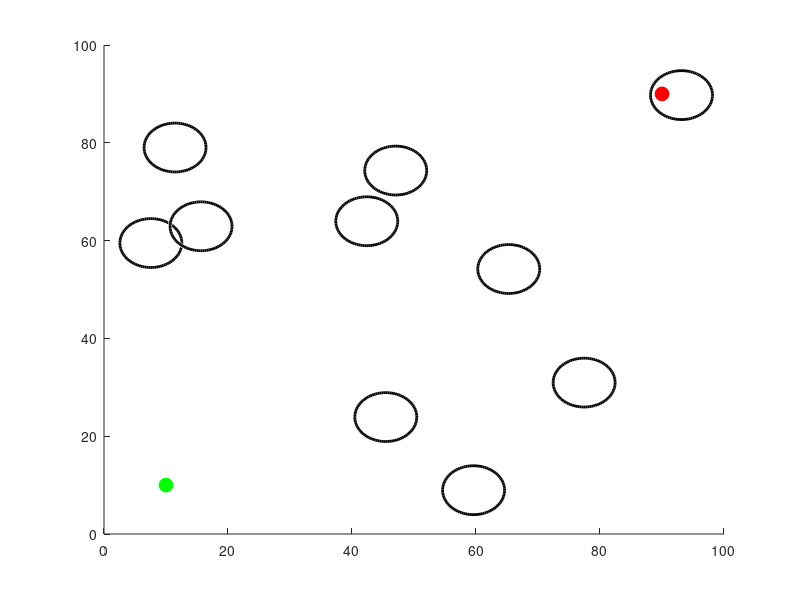

The MATLAB source for this figure: (Note: this script raises an error after producing the figure.)
% Bi-directional RRT* in 2D

% Clear environment
clear;
clc;
close all;

% Parameters
start = [10, 10];
goal = [90, 90];
step_size = 5;
goal_sample_rate = 0.05;
max_iter = 500;
x_lim = [0, 100];
y_lim = [0, 100];
radius = 10;

% Obstacle parameters
num_obstacles = 10;
obstacle_radius = 5;

% Node structure
node_start = struct('pos', start, 'parent', [], 'cost', 0);
node_goal = struct('pos', goal, 'parent', [], 'cost', 0);

% Initialize trees
tree_start = node_start;
tree_goal = node_goal;

% Plotting setup
figure;
hold on;
xlim(x_lim);
ylim(y_lim);
plot(start(1), start(2), 'go', 'MarkerSize', 10, 'MarkerFaceColor', 'g');
plot(goal(1), goal(2), 'ro', 'MarkerSize', 10, 'MarkerFaceColor', 'r');

% Generate obstacles
obstacles = struct('center', {}, 'radius', {});
for i = 1:num_obstacles
    obstacles(i).center = [rand * (x_lim(2) - x_lim(1)), rand * (y_lim(2) - y_lim(1))];
    obstacles(i).radius = obstacle_radius;
    viscircles(obstacles(i).center, obstacles(i).radius, 'EdgeColor', 'k');
end

% Main loop
for i = 1:max_iter
    % Random sampling
    if rand < goal_sample_rate
        rand_point = goal;
    else
        rand_point = [rand * (x_lim(2) - x_lim(1)), rand * (y_lim(2) - y_lim(1))];
    end
    
    % Extend start tree
    idx_start = nearest(tree_start, rand_point);
    new_point_start = steer(tree_start(idx_start).pos, rand_point, step_size);
    
    % Check for collisions with obstacles
    if ~in_collision(new_point_start, obstacles)
        % Extend goal tree
        idx_goal = nearest(tree_goal, new_point_start);
        new_point_goal = steer(tree_goal(idx_goal).pos, new_point_start, step_size);
        
        if ~in_collision(new_point_goal, obstacles)
            % Add new nodes to trees
            if within_radius(tree_start(idx_start).pos, new_point_start, step_size)
                new_node_start = struct('pos', new_point_start, 'parent', idx_start, 'cost', tree_start(idx_start).cost + dist(tree_start(idx_start).pos, new_point_start));
                tree_start(end + 1) = new_node_start;
                plot([tree_start(idx_start).pos(1), new_point_start(1)], [tree_start(idx_start).pos(2), new_point_start(2)], 'b');
                drawnow;
            end
            
            if within_radius(tree_goal(idx_goal).pos, new_point_goal, step_size)
                new_node_goal = struct('pos', new_point_goal, 'parent', idx_goal, 'cost', tree_goal(idx_goal).cost + dist(tree_goal(idx_goal).pos, new_point_goal));
                tree_goal(end + 1) = new_node_goal;
                plot([tree_goal(idx_goal).pos(1), new_point_goal(1)], [tree_goal(idx_goal).pos(2), new_point_goal(2)], 'r');
                drawnow;
            end
            
            % Check for connection
            if within_radius(new_point_start, new_point_goal, step_size)
                disp('Path found!');
                
                % Trace path from start to goal
                path_start = [new_point_start];
                path_goal = [new_point_goal];
                
                idx = length(tree_start);
                while ~isempty(tree_start(idx).parent)
                    path_start = [tree_start(idx).pos; path_start];
                    idx = tree_start(idx).parent;
                end
                
                idx = length(tree_goal);
                while ~isempty(tree_goal(idx).parent)
                    path_goal = [path_goal; tree_goal(idx).pos];
                    idx = tree_goal(idx).parent;
                end
                
                path = [path_start; flipud(path_goal)];
                plot(path(:,1), path(:,2), 'g', 'LineWidth', 2);
                drawnow;

                pause(0.05);
                
                break;
            end
        end
    end
end

if i == max_iter
    disp('Max iterations reached. Path not found.');
end

hold off;

% Function to calculate Euclidean distance
function d = dist(p1, p2)
    d = sqrt(sum((p1 - p2).^2));
end

% Function to find nearest node in the tree
function idx = nearest(tree, point)
    dists = arrayfun(@(node) dist(node.pos, point), tree);
    [~, idx] = min(dists);
end

% Function to steer towards a point
function new_point = steer(from_point, to_point, step_size)
    direction = to_point - from_point;
    distance = norm(direction);
    new_point = from_point + step_size * (direction / distance);
    if distance < step_size
        new_point = to_point;
    end
end

% Function to check if two points are within radius
function result = within_radius(p1, p2, radius)
    result = dist(p1, p2) <= radius;
end

% Function to check if a point is in collision with any obstacles
function result = in_collision(point, obstacles)
    result = any(arrayfun(@(obstacle) dist(point, obstacle.center) <= obstacle.radius, obstacles));
end
